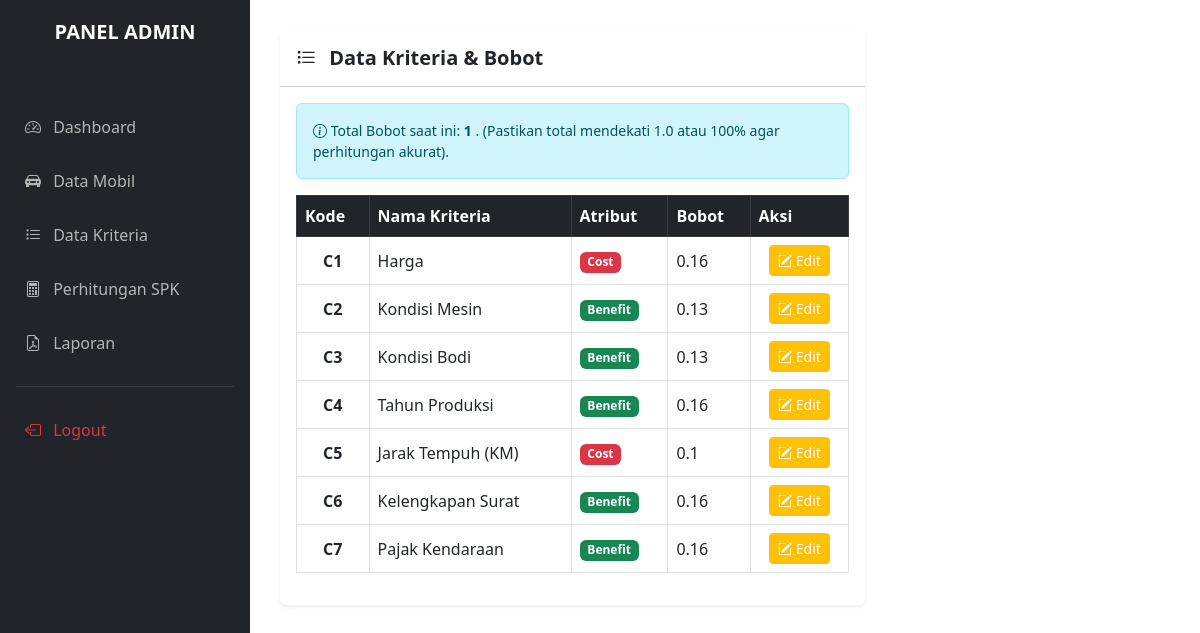
The page /admin/data_kriteria.php (signed in) on the database as committed earlier.
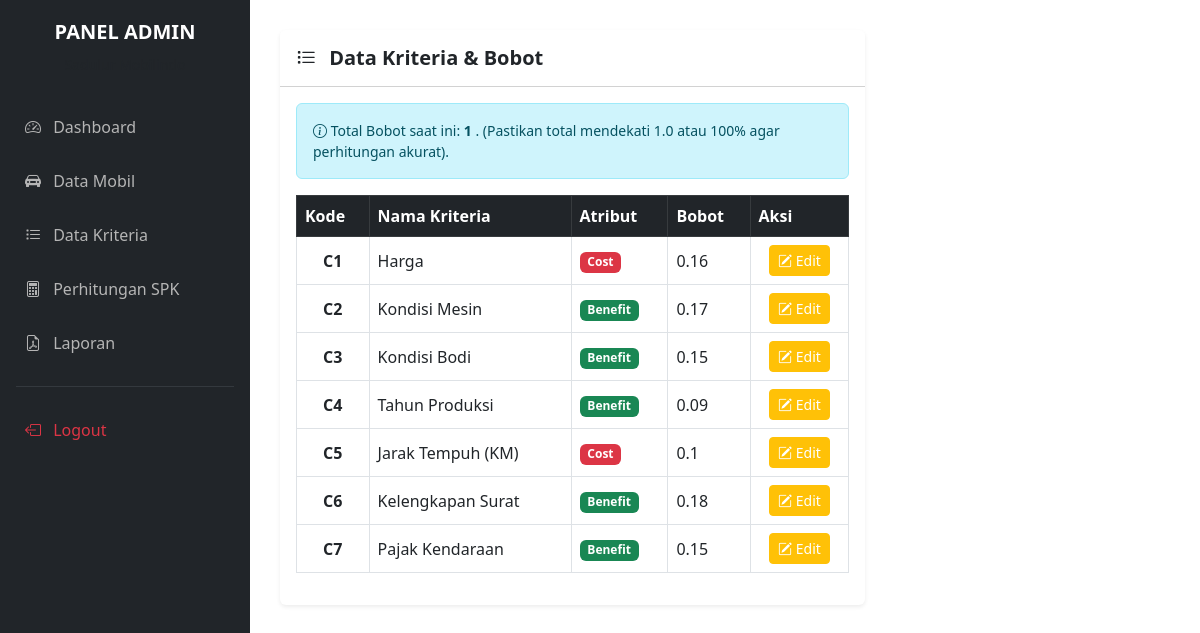
The same page on the database as committed later.
### tables this page shows
CREATE TABLE `tb_kriteria` (
  `id_kriteria` int(11) NOT NULL,
  `kode_kriteria` varchar(5) NOT NULL,
  `nama_kriteria` varchar(100) NOT NULL,
  `atribut` enum('benefit','cost') NOT NULL,
  `bobot` float NOT NULL
);

### config/functions.php (called while the page is built, shortened)
<?php
require 'koneksi.php';
function query($query) {
    global $conn;
    $result = mysqli_query($conn, $query);
    $rows = [];
    while ($row = mysqli_fetch_assoc($result)) {
        $rows[] = $row;
    }
    return $rows;
}
?>

### admin/data_kriteria.php (the view, shortened to what this page needs)
<?php
include 'header.php';
$mode_edit = false;
$kriteria_edit = null;
$kriteria = query("SELECT * FROM tb_kriteria ORDER BY id_kriteria ASC");
?>
<div class="row">
    <div class="col-md-8">
        <div class="card shadow-sm border-0 mb-4">
            <div class="card-header bg-white py-3">
                <h5 class="mb-0 fw-bold"><i class="bi bi-list-task me-2"></i> Data Kriteria & Bobot</h5>
            </div>
            <div class="card-body">
                <div class="alert alert-info small mb-3">
                    <i class="bi bi-info-circle"></i>
                    Total Bobot saat ini:
                    <strong>
                    <?php
                        $total_bobot = 0;
                        foreach($kriteria as $k) $total_bobot += $k['bobot'];
                        echo $total_bobot;
                    ?>
                    </strong>.
                    (Pastikan total mendekati 1.0 atau 100% agar perhitungan akurat).
                </div>
                <table class="table table-bordered table-hover align-middle">
                    <thead class="table-dark">
                        <tr>
                            <th>Kode</th>
                            <th>Nama Kriteria</th>
                            <th>Atribut</th>
                            <th>Bobot</th>
                            <th>Aksi</th>
                        </tr>
                    </thead>
                    <tbody>
                        <?php foreach ($kriteria as $k) : ?>
                        <tr class="<?= ($mode_edit && $kriteria_edit['id_kriteria'] == $k['id_kriteria']) ? 'table-primary' : ''; ?>">
                            <td class="text-center fw-bold"><?= $k['kode_kriteria']; ?></td>
                            <td><?= $k['nama_kriteria']; ?></td>
                            <td>
                                <?php if($k['atribut'] == 'benefit'): ?>
                                    <span class="badge bg-success">Benefit</span>
                                <?php else: ?>
                                    <span class="badge bg-danger">Cost</span>
                                <?php endif; ?>
                            </td>
                            <td><?= $k['bobot']; ?></td>
                            <td class="text-center">
                                <?php if ($_SESSION['role'] === 'admin') : ?>
                                <a href="data_kriteria.php?aksi=edit&id=<?= $k['id_kriteria']; ?>" class="btn btn-sm btn-warning text-white">
                                    <i class="bi bi-pencil-square"></i> Edit
                                </a>
                                <?php else : ?>
                                    <span class="badge bg-secondary">View Only</span>
                                <?php endif; ?>
                            </td>
                        </tr>
                        <?php endforeach; ?>
                    </tbody>
                </table>
            </div>
        </div>
    </div>
</div>
<?php include 'footer.php'; ?>

### admin/header.php (shortened to what this page needs)
<?php
require_once '../config/functions.php';
?>
<!DOCTYPE html>
<html lang="id">
<head>
    <link href="https://cdn.jsdelivr.net/npm/bootstrap@5.3.0/dist/css/bootstrap.min.css" rel="stylesheet">
    <link rel="stylesheet" href="https://cdn.jsdelivr.net/npm/bootstrap-icons@1.10.0/font/bootstrap-icons.css">
</head>
<body>
<div class="sidebar">
    <div class="text-center mb-4">
        <h5 class="text-white fw-bold">PANEL <?= strtoupper($_SESSION['role']); ?></h5>
        <small class="text-muted">Sadulur Mobilindo</small>
    </div>
    <a href="index.php"><i class="bi bi-speedometer2 me-2"></i> Dashboard</a>
    <a href="data_mobil.php"><i class="bi bi-car-front-fill me-2"></i> Data Mobil</a>
    <a href="data_kriteria.php"><i class="bi bi-list-task me-2"></i> Data Kriteria</a>
    <a href="hitung_spk.php"><i class="bi bi-calculator me-2"></i> Perhitungan SPK</a>
    <a href="laporan_cetak.php"><i class="bi bi-file-earmark-pdf me-2"></i> Laporan</a>
    <hr class="border-secondary mx-3">
    <a href="logout.php" class="text-danger"><i class="bi bi-box-arrow-left me-2"></i> Logout</a>
</div>
<div class="main-content">

### admin/footer.php
</div> <script src="https://cdn.jsdelivr.net/npm/bootstrap@5.3.0/dist/js/bootstrap.bundle.min.js"></script>
</body>
</html>

### admin/header.php (style rules this page uses)
.sidebar { height: 100vh; position: fixed; top: 0; left: 0; width: 250px; background-color: #212529; padding-top: 20px; z-index: 999; }
.sidebar a { padding: 15px 25px; text-decoration: none; font-size: 16px; color: #b5b5b5; display: block; transition: 0.3s; }
.main-content { margin-left: 250px; padding: 30px; }

Rows that differ between the two databases and show on the page:
changed tb_kriteria "Kondisi Mesin": bobot "0.13" → "0.17"
changed tb_kriteria "Kondisi Bodi": bobot "0.13" → "0.15"
changed tb_kriteria "Tahun Produksi": bobot "0.16" → "0.09"
changed tb_kriteria "Kelengkapan Surat": bobot "0.16" → "0.18"
changed tb_kriteria "Pajak Kendaraan": bobot "0.16" → "0.15"
